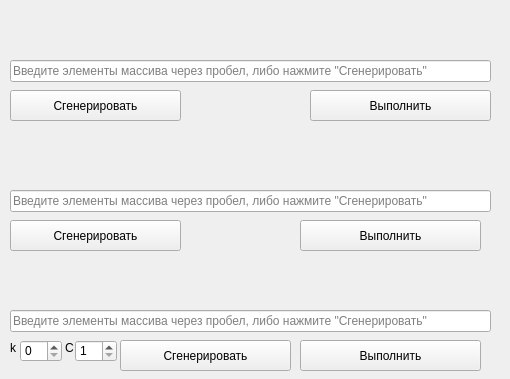
<?xml version="1.0" encoding="UTF-8"?>
<ui version="4.0">
 <class>Form</class>
 <widget class="QWidget" name="Form">
  <property name="geometry">
   <rect>
    <x>0</x>
    <y>0</y>
    <width>510</width>
    <height>379</height>
   </rect>
  </property>
  <property name="minimumSize">
   <size>
    <width>510</width>
    <height>379</height>
   </size>
  </property>
  <property name="maximumSize">
   <size>
    <width>510</width>
    <height>379</height>
   </size>
  </property>
  <property name="windowTitle">
   <string>Лабораторная работа №6. Часть 2</string>
  </property>
  <widget class="QLabel" name="labelF1a">
   <property name="geometry">
    <rect>
     <x>10</x>
     <y>10</y>
     <width>481</width>
     <height>41</height>
    </rect>
   </property>
   <property name="text">
    <string/>
   </property>
   <property name="pixmap">
    <pixmap>images/f1a.png</pixmap>
   </property>
   <property name="scaledContents">
    <bool>true</bool>
   </property>
  </widget>
  <widget class="QLineEdit" name="boxF1a">
   <property name="geometry">
    <rect>
     <x>10</x>
     <y>60</y>
     <width>481</width>
     <height>22</height>
    </rect>
   </property>
   <property name="placeholderText">
    <string>Введите элементы массива через пробел, либо нажмите &quot;Сгенерировать&quot;</string>
   </property>
  </widget>
  <widget class="QPushButton" name="buttonF1aGen">
   <property name="geometry">
    <rect>
     <x>10</x>
     <y>90</y>
     <width>171</width>
     <height>31</height>
    </rect>
   </property>
   <property name="text">
    <string>Сгенерировать</string>
   </property>
  </widget>
  <widget class="QPushButton" name="buttonF1aEval">
   <property name="geometry">
    <rect>
     <x>310</x>
     <y>90</y>
     <width>181</width>
     <height>31</height>
    </rect>
   </property>
   <property name="text">
    <string>Выполнить</string>
   </property>
  </widget>
  <widget class="QLabel" name="labelF1b">
   <property name="geometry">
    <rect>
     <x>10</x>
     <y>130</y>
     <width>481</width>
     <height>51</height>
    </rect>
   </property>
   <property name="text">
    <string/>
   </property>
   <property name="pixmap">
    <pixmap>images/f1b.png</pixmap>
   </property>
   <property name="scaledContents">
    <bool>true</bool>
   </property>
  </widget>
  <widget class="QPushButton" name="buttonF1bGen">
   <property name="geometry">
    <rect>
     <x>10</x>
     <y>220</y>
     <width>171</width>
     <height>31</height>
    </rect>
   </property>
   <property name="text">
    <string>Сгенерировать</string>
   </property>
  </widget>
  <widget class="QPushButton" name="buttonF1bEval">
   <property name="geometry">
    <rect>
     <x>300</x>
     <y>220</y>
     <width>181</width>
     <height>31</height>
    </rect>
   </property>
   <property name="text">
    <string>Выполнить</string>
   </property>
  </widget>
  <widget class="QLabel" name="LabelF2">
   <property name="geometry">
    <rect>
     <x>10</x>
     <y>260</y>
     <width>481</width>
     <height>41</height>
    </rect>
   </property>
   <property name="text">
    <string/>
   </property>
   <property name="pixmap">
    <pixmap>images/f2.png</pixmap>
   </property>
   <property name="scaledContents">
    <bool>true</bool>
   </property>
  </widget>
  <widget class="QLineEdit" name="boxF1b">
   <property name="geometry">
    <rect>
     <x>10</x>
     <y>190</y>
     <width>481</width>
     <height>22</height>
    </rect>
   </property>
   <property name="placeholderText">
    <string>Введите элементы массива через пробел, либо нажмите &quot;Сгенерировать&quot;</string>
   </property>
  </widget>
  <widget class="QLabel" name="labelF2k">
   <property name="geometry">
    <rect>
     <x>10</x>
     <y>340</y>
     <width>16</width>
     <height>16</height>
    </rect>
   </property>
   <property name="text">
    <string>k</string>
   </property>
  </widget>
  <widget class="QLabel" name="labelF2C">
   <property name="geometry">
    <rect>
     <x>65</x>
     <y>340</y>
     <width>16</width>
     <height>16</height>
    </rect>
   </property>
   <property name="text">
    <string>C</string>
   </property>
  </widget>
  <widget class="QLineEdit" name="boxF2">
   <property name="geometry">
    <rect>
     <x>10</x>
     <y>310</y>
     <width>481</width>
     <height>22</height>
    </rect>
   </property>
   <property name="placeholderText">
    <string>Введите элементы массива через пробел, либо нажмите &quot;Сгенерировать&quot;</string>
   </property>
  </widget>
  <widget class="QPushButton" name="buttonF2Gen">
   <property name="geometry">
    <rect>
     <x>120</x>
     <y>340</y>
     <width>171</width>
     <height>31</height>
    </rect>
   </property>
   <property name="text">
    <string>Сгенерировать</string>
   </property>
  </widget>
  <widget class="QPushButton" name="buttonF2Eval">
   <property name="geometry">
    <rect>
     <x>300</x>
     <y>340</y>
     <width>181</width>
     <height>31</height>
    </rect>
   </property>
   <property name="text">
    <string>Выполнить</string>
   </property>
  </widget>
  <widget class="QSpinBox" name="boxF2k">
   <property name="geometry">
    <rect>
     <x>20</x>
     <y>340</y>
     <width>42</width>
     <height>22</height>
    </rect>
   </property>
  </widget>
  <widget class="QSpinBox" name="boxF2C">
   <property name="geometry">
    <rect>
     <x>75</x>
     <y>340</y>
     <width>42</width>
     <height>22</height>
    </rect>
   </property>
   <property name="minimum">
    <number>1</number>
   </property>
  </widget>
 </widget>
 <resources/>
 <connections/>
</ui>
